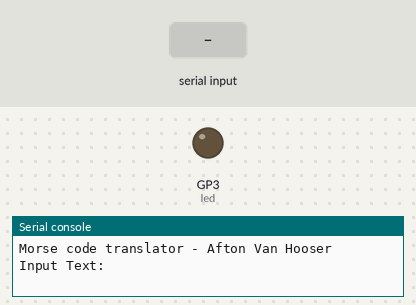
The program below on a simulated Raspberry Pi Pico running CircuitPython. Parts: output pins drawn as LEDs (lit = HIGH), the last lines printed to the serial console. Inputs (shaded band) come from the test bench.

Above: at 1.2 s.
1.3 s: "." typed at the serial console, then Enter
At 2.4 s:
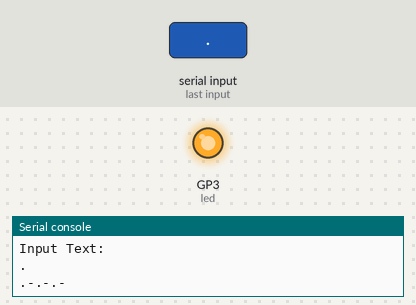
4.3 s: "-" typed at the serial console, then Enter
Timing chart, 0 to 11.6 s (numbered marks = the images above; inputs shaded):
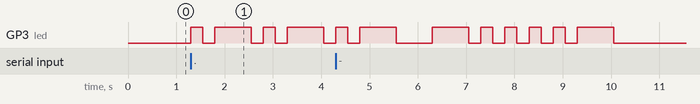

Measured:
- after the input at 1.3 s, GP3 (led): LOW → HIGH at once, → LOW 0.25 s later, → HIGH 0.25 s later, → LOW 0.75 s later, … (8 changes in this stretch)

The program:

morse.py
```python
# Morse code translator - Afton Van Hooser
import board
import digitalio
from time import sleep

led = digitalio.DigitalInOut(board.GP3)
led.direction = digitalio.Direction.OUTPUT
print("Morse code translator - Afton Van Hooser")
finalTxt = ""
delay = .25
MORSE_CODE = { 'A':'.-', 'B':'-...',
    'C':'-.-.', 'D':'-..', 'E':'.',
    'F':'..-.', 'G':'--.', 'H':'....',
    'I':'..', 'J':'.---', 'K':'-.-',
    'L':'.-..', 'M':'--', 'N':'-.',
    'O':'---', 'P':'.--.', 'Q':'--.-',
    'R':'.-.', 'S':'...', 'T':'-',
    'U':'..-', 'V':'...-', 'W':'.--',
    'X':'-..-', 'Y':'-.--', 'Z':'--..',
    '1':'.----', '2':'..---', '3':'...--',
    '4':'....-', '5':'.....', '6':'-....',
    '7':'--...', '8':'---..', '9':'----.',
    '0':'-----', ', ':'--..--', '.':'.-.-.-',
    '?':'..--..', '/':'-..-.', '-':'-....-',
    '(':'-.--.', ')':'-.--.-', ' ':'/'}

while True:
    rawTxt = input("Input Text: ").upper() # Takes input from user and capitalizes it
    finalTxt = ""

    if "-Q" in rawTxt: # Checks if user would like to exit
        exit()
    try:
        for char in range(len(rawTxt)): # Iterates through each character of the input text
            finalTxt += MORSE_CODE[rawTxt[char]] + " " # Translates and adds a space
    except:
        finalTxt = f'--Invalid input: "{rawTxt[char]}"' # Tells you if a character you typed was invalid

    print(finalTxt)

    for i in range(len(finalTxt)):# Flashing light loop
        if finalTxt[i] == ".": #    Dot
            led.value = True
            sleep(delay)
            led.value = False
        elif finalTxt[i] == "-": #  Dash
            led.value = True
            sleep(delay*3)
            led.value = False
        elif finalTxt[i] == " ": #  Between letters: inherent delay(1) + 1 + inherent delay(1) = 3 delay
            sleep(delay)
        if finalTxt[i] == "/": #    Between words: letter delay(3) + 1 + letter delay(3) = 7 delay
            sleep(delay)
        else:
            sleep(delay) #          Inherent Delay after every cycle
```
